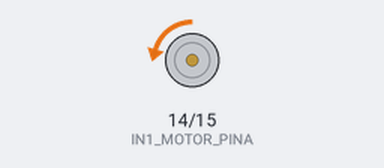
Recording of a program running on a simulated Raspberry Pi (BCM pin numbers). On the bench: motor-driver pin pairs drawn as motors (green arrow = first pin HIGH = forward, orange = second pin HIGH = backward, longer = more drive). The clock reads 2024-03-15 10:24:30 at power-on unless the program sets it.

Above: at 1.0 s.
At 3.0 s:
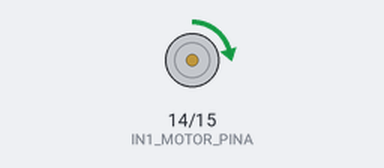
Timing chart, 0 to 5.2 s (numbered marks = the images above):
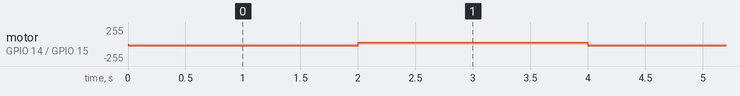

The program:

motor.py
```python
# ライブラリのインポート
import RPi.GPIO as GPIO
import wiringpi as pi
import time


# モータードライバーを接続したGPIOピンの定義
IN1_MOTOR_PINA = 14
IN1_MOTOR_PINB = 15
# 各種設定
pi.wiringPiSetupGpio()
pi.pinMode(IN1_MOTOR_PINA, pi.OUTPUT)
pi.pinMode(IN1_MOTOR_PINB, pi.OUTPUT)

# モータードライバを接続したGPIOをPWM出力できるようにする
pi.softPwmCreate(IN1_MOTOR_PINA, 0, 100)
pi.softPwmCreate(IN1_MOTOR_PINB, 0, 100)

# モーターを停止した状態にする
pi.softPwmWrite(IN1_MOTOR_PINA, 0)
pi.softPwmWrite(IN1_MOTOR_PINB, 0)

# ボタンが押された回数を初期化
countPower = 0

# 正常処理
try:
    while True:
        if(time.time() % 4 < 2):
            pi.softPwmWrite(IN1_MOTOR_PINA, 10)
            pi.softPwmWrite(IN1_MOTOR_PINB, 0)
        else:
            pi.softPwmWrite(IN1_MOTOR_PINA, 0)
            pi.softPwmWrite(IN1_MOTOR_PINB, 10)

# プログラム強制終了時にモーターを止める
except KeyboardInterrupt:
    pi.softPwmWrite(IN1_MOTOR_PINA, 0)
    pi.softPwmWrite(IN1_MOTOR_PINB, 0)
```

Measured:
- by itself, motor on GPIO 14 (IN1_MOTOR_PINA) / GPIO 15 (IN1_MOTOR_PINB): alternates forward 26/255 for 2.0 s and backward 26/255 for 2.0 s
